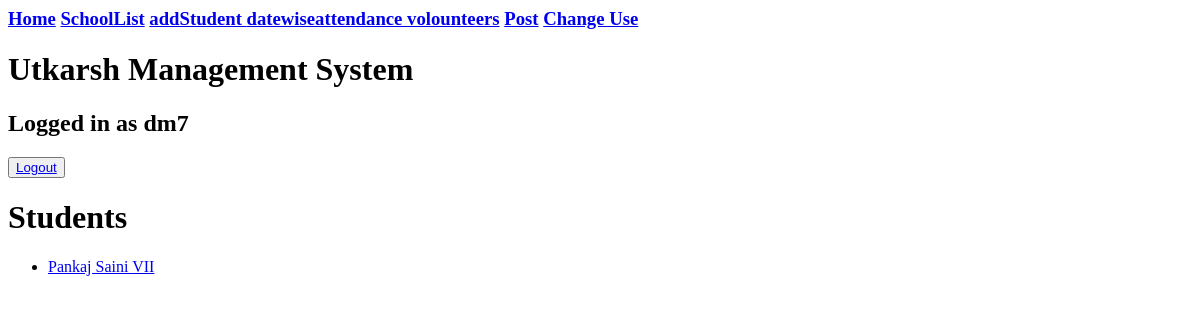
/utkarsh/student/ (signed in), run on an earlier commit of the app's database.
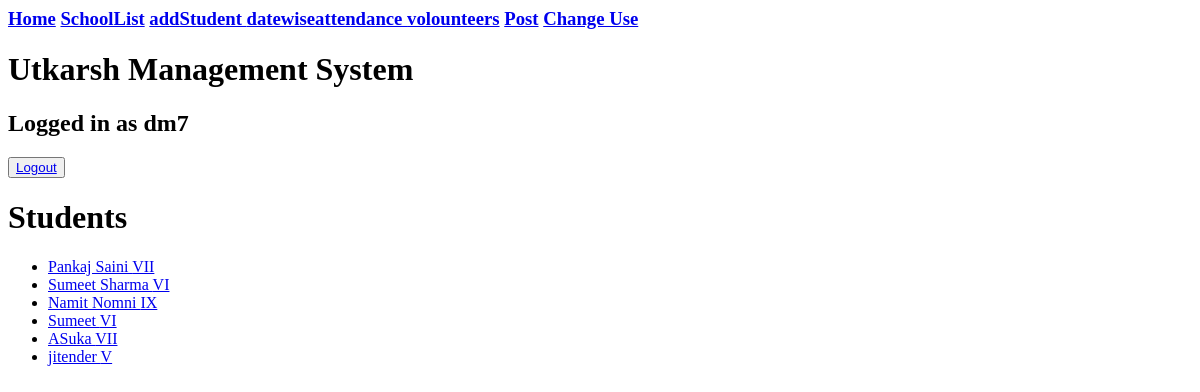
And on a later commit of the database.
### attendance/models.py (models this page shows)
class Student(models.Model):
    name=models.CharField(max_length=100)
    standard=models.CharField(choices=class_choices,max_length=50)
    address=models.CharField(max_length=300,blank=True,null=True)
    contact=models.CharField(max_length=15,blank=True,null=True)
    school=models.ForeignKey(School,on_delete=models.CASCADE,blank=True,null=True)
    gender=models.CharField(max_length=2,choices=gender_choices,blank=True,null=True)
    absent=models.IntegerField(blank=True,null=True,default=0)
    present=models.IntegerField(blank=True,null=True,default=0)
    student_image=models.ImageField(upload_to ='student/displaypic',blank=True,null=True)
    mentor=models.ForeignKey(Volounteer,on_delete=models.CASCADE,blank=True,null=True)
    fees=models.PositiveIntegerField(null=True,blank=True)
    lead=models.ForeignKey(Volounteer,on_delete=models.CASCADE,blank=True,null=True,related_name='volounteer_lead')
    purpose=models.CharField(choices=(('Attendance','Attendance'),('Visit','Visit')),max_length=200,blank=True,null=True)
    def __str__(self):
        return f'{self.name}'

### attendance/views.py (the view)
# urls.py: path('student/',views.student_list,name='student_list'),
@login_required
def student_list(request):
    context={}
    context['students']=Student.objects.all()
    return render(request,'index.html',context)

### attendance/templates/index.html
{% extends 'base.html' %}
{% block content%}
    <h1>Students</h1>
    <ul>
        {% for student in students %}
            <li><a href={% url 'student_details' student.id%}>{{ student }}  {{student.standard}}  </li>
        {% endfor %}
    </ul>
{% endblock%}

### attendance/templates/base.html (shortened to what this page needs)
{% load static %}
<html>
<head>
</head>
<body>
<h3><a href={% url 'home'%}>Home</a> <a href={% url 'allSchool'%}>SchoolList</a> <a href={% url 'add_attendance_student' %}>addStudent </a> <a href={% url 'list_dates'%}> datewiseattendance </a> <a href={% url 'volounteer_list'%}>volounteers</a> <a href={% url 'post'%}>Post</a> <align='right'><a href={% url 'useWindow'%}>Change Use</a></align></h3>
<h1> Utkarsh Management System</h1>
<h2>Logged in as {{request.user.username}}</h2>
<button type="submit"><a href={% url 'logout'%}>Logout</a></button>
{% block content%}
{% endblock content%}
</body>
</html>

What changed in the data, as far as the page shows it:
added Student: name "Sumeet Sharma", standard "VI"
added Student: name "Namit Nomni", standard "IX"
added Student: name "Sumeet", standard "VI"
added Student: name "ASuka", standard "VII"
added Student: name "jitender", standard "V"
